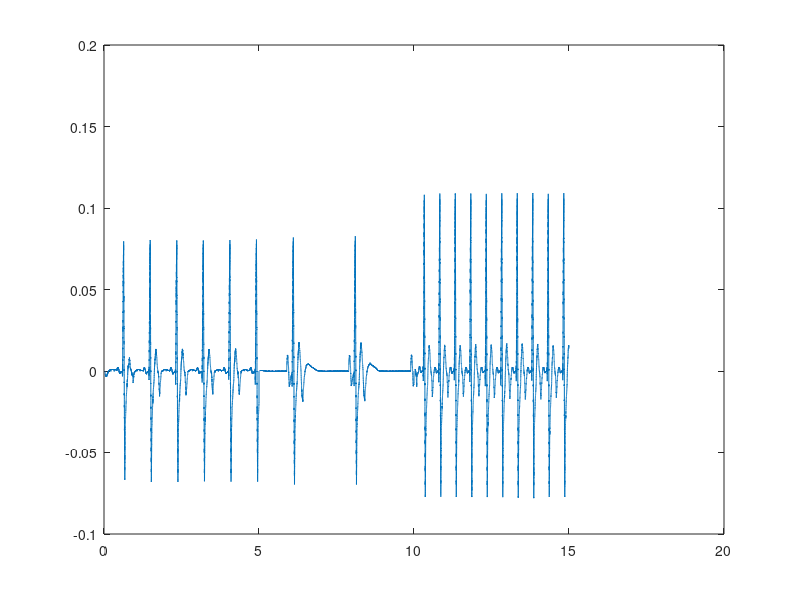

This figure's MATLAB source: (Note: this script raises an error after producing the figure.)
clc
clear all
close all

%uploading the first data with the name normal
load('data06.dat');
normal = data06;

%uploading the second data with the name bradycardia
load('data18.dat');
bradycardia = data18;

%uploading the third data with the name tachycardia
load('data21.dat');
tachycardia = data21;

t = 1/8000:1/8000:15;

%combining the data
person1 = vertcat(normal, bradycardia, tachycardia);
plot(t,person1);

%tabulation of data with second values
veriTable = table(t',person1,'VariableNames',{'Time','Voltage'});

%saving the merged data as a txt file
disp(veriTable);

writetable(veriTable, 'person1.txt','Delimiter','\t');

%saving the merged data as a dat file
disp(veriTable);

writetable(veriTable, 'person1.dat','Delimiter','\t');